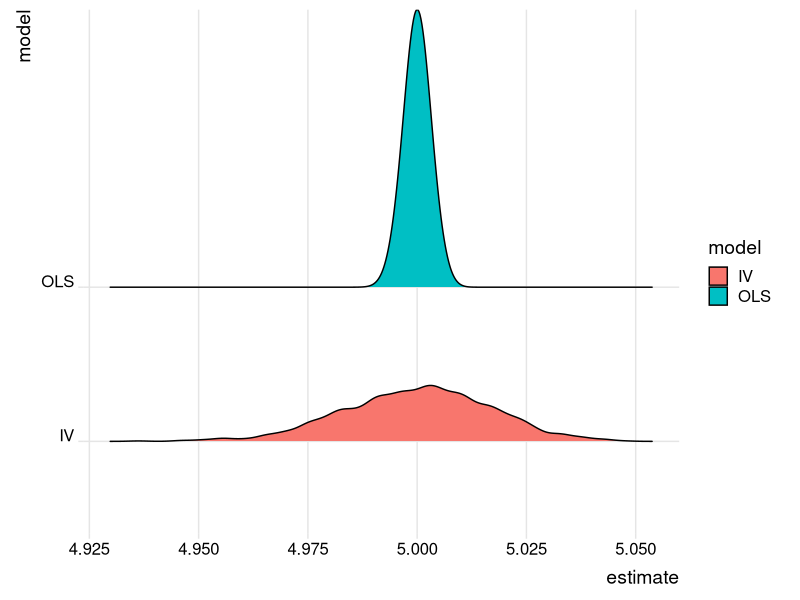

Recreate this plot in R.
## ---- chunk 1
knitr::opts_chunk$set(echo = TRUE)
## ---- chunk 2
N <- 10000
z <- rnorm(N)
confounder <-  rnorm(N) 
x <- 2 + 4*z + 10*confounder + rnorm(N) 
y <-  10 + 5*x + 7*confounder + rnorm(N)


lm(y ~ x)
## ---- chunk 3
lm(y ~ x + confounder)
## ---- chunk 4
library(AER)
ivreg(y ~ x | z)
## ---- chunk 5
library(tibble)
library(broom)
library(dplyr)
library(purrr)
create_fake_data <- function(dummy_arg, N = 10000){
  N <- 10000
  z <- rnorm(N)
  confounder <-  rnorm(N) 
  x <- 2 + 4*z + 10*confounder + rnorm(N) 
  y <-  10 + 5*x + 7*confounder + rnorm(N)
  df <- tibble("y" = y,
               "x" = x,
               "confounder" = confounder,
               "z" = z)
  return(df)
}

find_estimates <- function(dataset){
  coefs_long <- tidy(lm(y ~ x + confounder, data = dataset)) %>% 
    mutate(model = "OLS")
  coefs_IV <- tidy(ivreg(y ~ x | z, data = dataset)) %>% 
    mutate(model = "IV")
  return(bind_rows(coefs_long, coefs_IV))
}

data_draws <- 1:1000 %>% 
  imap_dfr(~create_fake_data(N = 100000) %>% 
  find_estimates() %>% 
    mutate(draw = .y))



## ---- chunk 6
library(ggplot2)
library(ggridges)
data_draws %>% 
  filter(term == "x") %>% 
  ggplot(aes(x = estimate, y = model, fill = model)) +
  geom_density_ridges() +
  theme_ridges()
